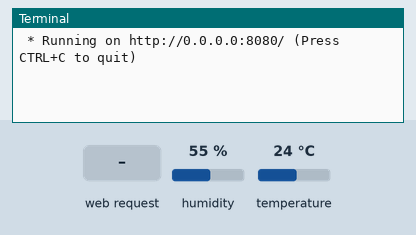
Simulated run of this program. Board: Raspberry Pi (BCM pin numbers). On the bench: the last lines printed to the terminal. Inputs (shaded band) come from the test bench; at power-on: humidity 55 %, temperature 24 °C. The clock reads 2024-03-15 10:24:30 at power-on unless the program sets it.

Above: at 1.2 s.
1.3 s: HTTP request for / received
At 1.8 s:
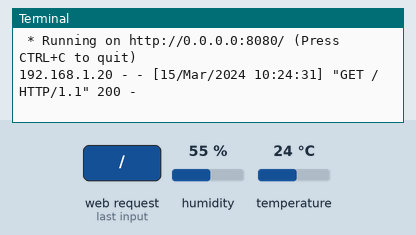
2.8 s: HTTP request for /weather received
At 4.4 s:
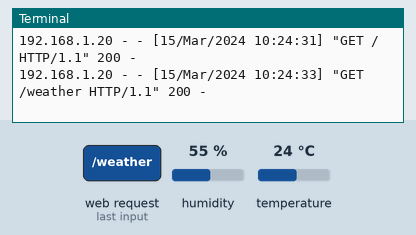

Measured:
- after the input at 1.3 s, the terminal: prints a new line at once (image 1)
- after the input at 2.8 s, the terminal: prints a new line after 0.53 s (image 2)

The program:

weatherApp.py
```python
from flask import Flask,request,render_template
import sys
import Adafruit_DHT

app = Flask(__name__)
app.debug = True #degugging enabled

@app.route("/")
def hello():
    return "Hello World"

@app.route("/weather")
def weatherDhtSens():
    humVal,tempVal = Adafruit_DHT.read_retry(Adafruit_DHT.DHT11,19)
    if humVal is not None and tempVal is not None:
        return render_template("weatherApp.html",temp=tempVal,hum = humVal)
    else:
        return render_template("no_sensor.html")


if __name__ == "__main__":
    app.run(host='0.0.0.0',port=8080)
```
